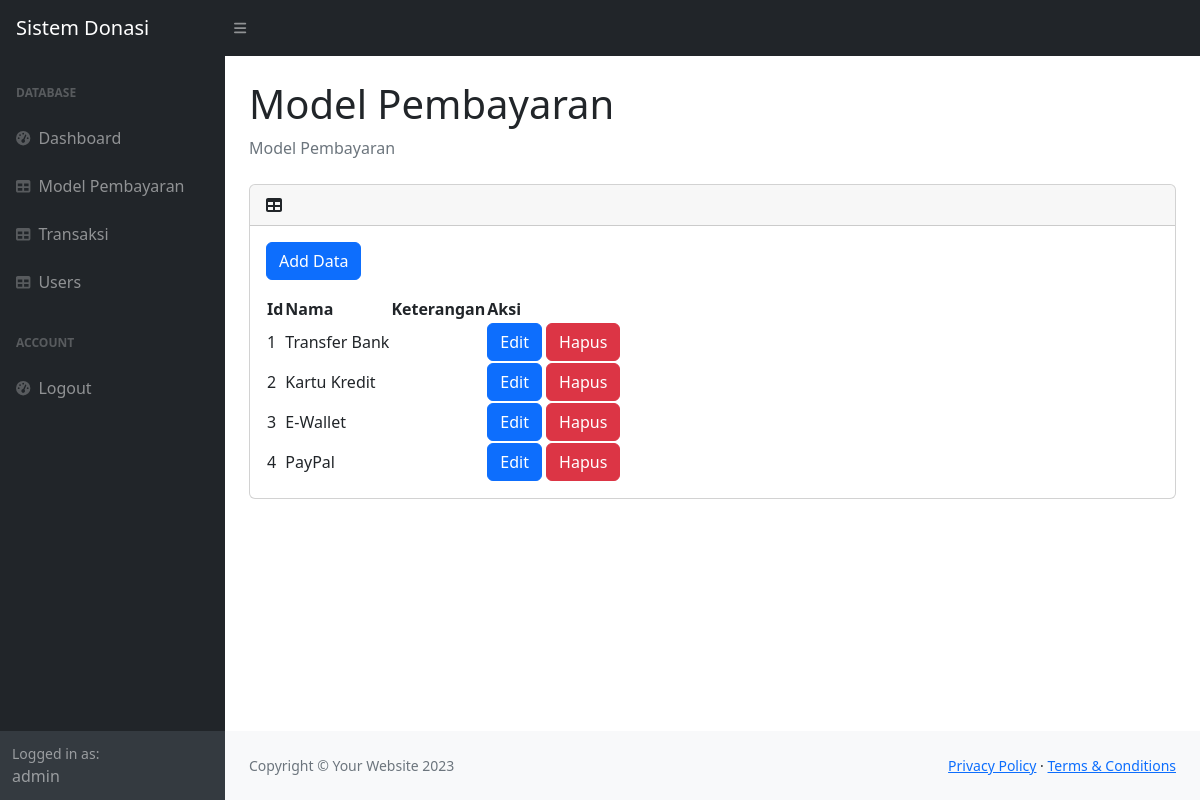
Before: /admin/modelpembayaran.php (signed in) with the older database file.
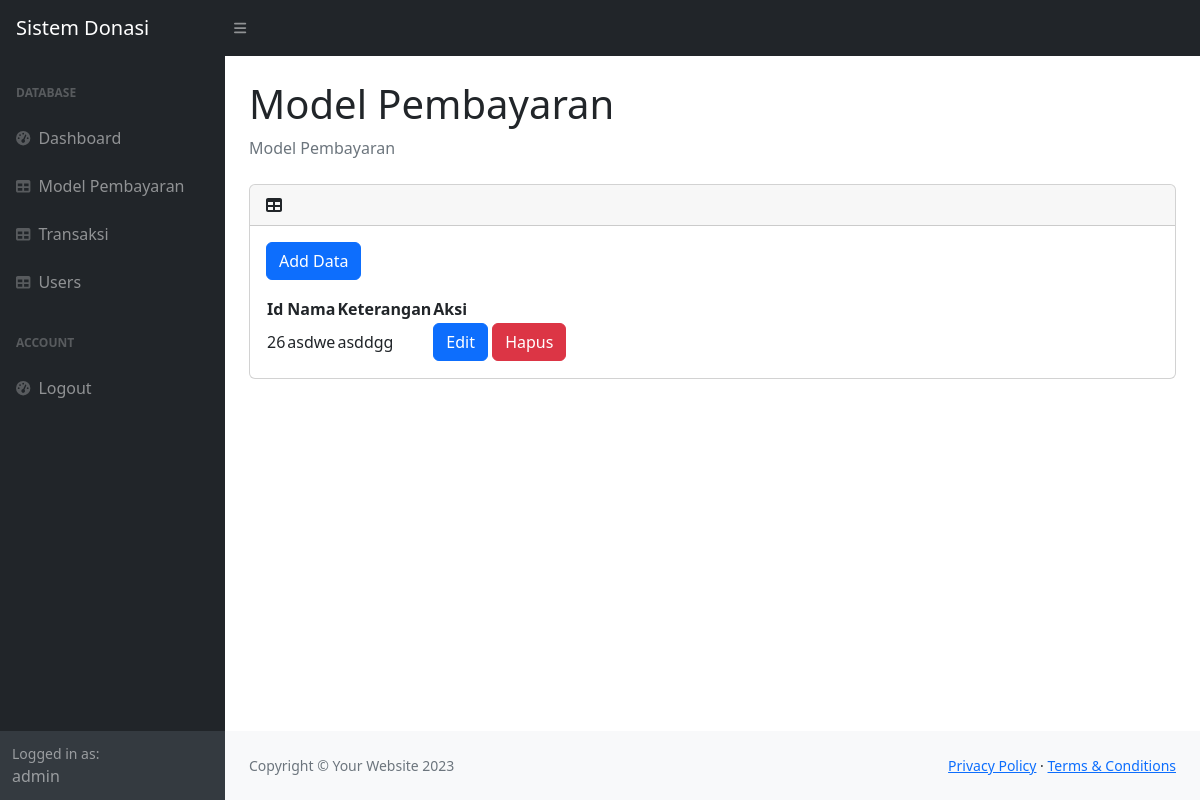
After: the same page with the newer database file.
### tables this page shows
CREATE TABLE `model_pembayaran` (
  `id_model` int(11) NOT NULL,
  `metode` varchar(50) NOT NULL,
  `keterangan` varchar(255) DEFAULT NULL
);

### admin/modelpembayaran.php (called while the page is built, shortened)
<?php
    require_once __DIR__ . '/../models/modelpembayaran.php';
    $models = ModelPembayaran::get_all();
    require_once __DIR__ . '/views/layout.php';
    require_once __DIR__ . '/views/modelpembayaran.php';
?>

### models/user.php (called while the page is built, shortened)
<?php
    require_once __DIR__ . '/connection.php';
    require_once __DIR__ . '/model.php';
    class User extends Model{
        protected $username;
        function get_username(){
            return $this->username;
        }
    }
?>

### models/model.php (called while the page is built, shortened)
<?php
    require_once __DIR__ . '/connection.php';
    class Model{
        protected static $table_name = "";
        public static function get_all(){
            global $conn;
            $datas = [];
            $query = $conn->query("SELECT * FROM " . static::$table_name);
            if ($query->num_rows > 0){
                foreach ($query->fetch_all() as $raw_data){
                    $datas[] = static::from_array($raw_data);
                }
            }
            return $datas;
        }
    }
?>

### models/modelpembayaran.php (called while the page is built, shortened)
<?php
    require_once __DIR__ . '/connection.php';
    require_once __DIR__ . '/model.php';
    class ModelPembayaran extends Model{
        protected $id;
        protected $nama;
        protected $keterangan;
        function __construct($id, $nama, $keterangan){
            $this->id = $id;
            $this->nama = $nama;
            $this->keterangan = $keterangan;
        }
        public static function from_array($array){
            return new ModelPembayaran(
                $array[0],
                $array[1],
                $array[2],
            );
        }
        function get_id(){
            return $this->id;
        }
        function get_nama(){
            return $this->nama;
        }
        function get_keterangan(){
            return $this->keterangan;
        }
    }
?>

### admin/views/modelpembayaran.php (the view, shortened to what this page needs)
<section id="content">
    <div class="container-fluid px-4">
        <h1 class="mt-4">Model Pembayaran</h1>
        <ol class="breadcrumb mb-4">
            <li class="breadcrumb-item active">Model Pembayaran</li>
        </ol>
        <div class="card mt-4">
            <div class="card-header">
                <i class="fas fa-table me-1"></i>
            </div>
            <div class="card-body">
                <button class="btn btn-primary mb-3" onclick="add()">Add Data</button>
                <table id="datatable">
                    <thead>
                        <th>Id</th>
                        <th>Nama</th>
                        <th>Keterangan</th>
                        <th>Aksi</th>
                    </thead>
                    <tbody>
                        <?php foreach($models as $model) { ?>
                            <tr>
                                <td><?=$model->get_id()?></td>
                                <td><?=$model->get_nama()?></td>
                                <td><?=$model->get_keterangan()?></td>
                                <td>
                                    <button class="btn btn-primary" onclick="edit(this)">Edit</button>
                                    <button class="btn btn-danger" onclick="erase(this)">
                                        Hapus
                                    </button>
                                </td>
                            </tr>
                        <?php } ?>
                    </tbody>
                </table>
            </div>
        </div>
    </div>
</section>

### admin/views/layout.php (shortened to what this page needs)
<?php
    require_once __DIR__ . '/../../models/user.php';
?>
<!DOCTYPE html>
<html lang="en">
    <head>
        <link href="https://cdn.jsdelivr.net/npm/simple-datatables@7.1.2/dist/style.min.css" rel="stylesheet" />
        <link href="css/styles.css" rel="stylesheet" />
    </head>
    <body class="sb-nav-fixed">
    <nav class="sb-topnav navbar navbar-expand navbar-dark bg-dark">
        <a class="navbar-brand ps-3" href="index.html">Sistem Donasi</a>
        <button class="btn btn-link btn-sm order-1 order-lg-0 me-4 me-lg-0" id="sidebarToggle" href="#!"><i class="fas fa-bars"></i></button>
    </nav>
    <div id="layoutSidenav">
        <div id="layoutSidenav_nav">
            <nav class="sb-sidenav accordion sb-sidenav-dark" id="sidenavAccordion">
                <div class="sb-sidenav-menu">
                    <div class="nav">
                        <div class="sb-sidenav-menu-heading">Database</div>
                        <a class="nav-link" href="index.php">
                            <div class="sb-nav-link-icon"><i class="fas fa-tachometer-alt"></i></div>
                            Dashboard
                        </a>
                        <a class="nav-link" href="modelpembayaran.php">
                            <div class="sb-nav-link-icon"><i class="fas fa-table"></i></div>
                            Model Pembayaran
                        </a>
                        <a class="nav-link" href="transaksi.php">
                            <div class="sb-nav-link-icon"><i class="fas fa-table"></i></div>
                            Transaksi
                        </a>
                        <a class="nav-link" href="users.php">
                            <div class="sb-nav-link-icon"><i class="fas fa-table"></i></div>
                            Users
                        </a>
                        <div class="sb-sidenav-menu-heading">Account</div>
                        <a class="nav-link" href="logout.php">
                            <div class="sb-nav-link-icon"><i class="fas fa-tachometer-alt"></i></div>
                            Logout
                        </a>
                    </div>
                </div>
                <div class="sb-sidenav-footer">
                    <div class="small">Logged in as:</div>
                    <?= unserialize($_SESSION['user'])->get_username() ?>
                </div>
            </nav>
        </div>
        <div id="layoutSidenav_content">
            <main id="content_location">
            </main>
            <footer class="py-4 bg-light mt-auto">
                <div class="container-fluid px-4">
                    <div class="d-flex align-items-center justify-content-between small">
                        <div class="text-muted">Copyright &copy; Your Website 2023</div>
                        <div>
                            <a href="#">Privacy Policy</a>
                            &middot;
                            <a href="#">Terms &amp; Conditions</a>
                        </div>
                    </div>
                </div>
            </footer>
        </div>
    </body>
</html>

Changed rows visible on the page:
removed model_pembayaran: id_model "1", metode "Transfer Bank"
removed model_pembayaran: id_model "2", metode "Kartu Kredit"
removed model_pembayaran: id_model "3", metode "E-Wallet"
removed model_pembayaran: id_model "4", metode "PayPal"
added model_pembayaran: id_model "26", metode "asdwe", keterangan "asddgg"
